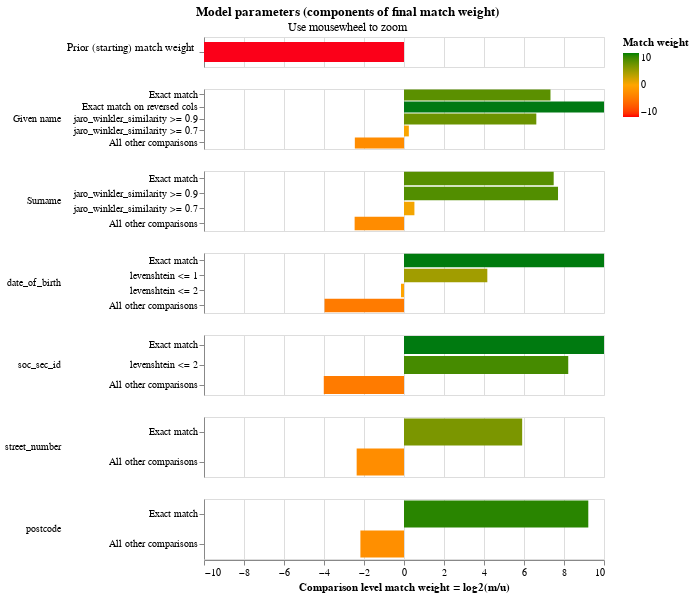

Write notebook code for a chart like this one.
### Code cell
linker.match_weights_chart()

### Figure 1 — Vega-Lite specification as saved in the notebook (floating-point values rounded to 4 significant figures)
{"$schema": "https://vega.github.io/schema/vega-lite/v5.2.json", "config": {"header": {"title": null}, "mark": {"tooltip": null}, "title": {"anchor": "middle"}, "view": {"height": 60, "width": 400}}, "data": {"values": [{"bayes_factor": 0.0001, "bayes_factor_description": "The probability that two random records drawn at random match is 0.000 or one in  10,000.0 records.This is equivalent to a starting match weight of -13.288.", "comparison_name": "probability_two_random_records_match", "comparison_sort_order": -1, "comparison_vector_value": 0, "has_tf_adjustments": false, "is_null_level": false, "label_for_charts": "", "log2_bayes_factor": -13.29, "m_probability": null, "m_probability_description": null, "max_comparison_vector_value": 0, "probability_two_random_records_match": 0.0001, "sql_condition": null, "tf_adjustment_column": null, "tf_adjustment_weight": null, "u_probability": null, "u_probability_description": null}, {"bayes_factor": 160.2, "bayes_factor_description": "If comparison level is `exact match` then comparison is 160.21 times more likely to be a match", "comparison_name": "Given name", "comparison_sort_order": 0, "comparison_vector_value": 4, "has_tf_adjustments": true, "is_null_level": false, "label_for_charts": "Exact match", "log2_bayes_factor": 7.324, "m_probability": 0.5901, "m_probability_description": "Amongst matching record comparisons, 59.01% of records are in the exact match comparison level", "max_comparison_vector_value": 4, "probability_two_random_records_match": 0.0001, "sql_condition": "\"given_name_l\" = \"given_name_r\"", "tf_adjustment_column": "given_name", "tf_adjustment_weight": 1, "u_probability": 0.003683, "u_probability_description": "Amongst non-matching record comparisons, 0.37% of records are in the exact match comparison level"}, {"bayes_factor": 2153.0, "bayes_factor_description": "If comparison level is `exact match on reversed cols` then comparison is 2,152.57 times more likely to be a match", "comparison_name": "Given name", "comparison_sort_order": 0, "comparison_vector_value": 3, "has_tf_adjustments": false, "is_null_level": false, "label_for_charts": "Exact match on reversed cols", "log2_bayes_factor": 11.07, "m_probability": 0.04243, "m_probability_description": "Amongst matching record comparisons, 4.24% of records are in the exact match on reversed cols comparison level", "max_comparison_vector_value": 4, "probability_two_random_records_match": 0.0001, "sql_condition": "\"given_name_l\" = \"surname_r\" and \"given_name_r\" = \"surname_l\"", "tf_adjustment_column": null, "tf_adjustment_weight": 1, "u_probability": 1.971e-05, "u_probability_description": "Amongst non-matching record comparisons, 0.00% of records are in the exact match on reversed cols comparison level"}, {"bayes_factor": 98.07, "bayes_factor_description": "If comparison level is `jaro_winkler_similarity >= 0.9` then comparison is 98.07 times more likely to be a match", "comparison_name": "Given name", "comparison_sort_order": 0, "comparison_vector_value": 2, "has_tf_adjustments": false, "is_null_level": false, "label_for_charts": "jaro_winkler_similarity >= 0.9", "log2_bayes_factor": 6.616, "m_probability": 0.1633, "m_probability_description": "Amongst matching record comparisons, 16.33% of records are in the jaro_winkler_similarity >= 0.9 comparison level", "max_comparison_vector_value": 4, "probability_two_random_records_match": 0.0001, "sql_condition": "jaro_winkler_similarity(\"given_name_l\", \"given_name_r\") >= 0.9", "tf_adjustment_column": null, "tf_adjustment_weight": 1, "u_probability": 0.001665, "u_probability_description": "Amongst non-matching record comparisons, 0.17% of records are in the jaro_winkler_similarity >= 0.9 comparison level"}, {"bayes_factor": 1.182, "bayes_factor_description": "If comparison level is `jaro_winkler_similarity >= 0.7` then comparison is 1.18 times more likely to be a match", "comparison_name": "Given name", "comparison_sort_order": 0, "comparison_vector_value": 1, "has_tf_adjustments": false, "is_null_level": false, "label_for_charts": "jaro_winkler_similarity >= 0.7", "log2_bayes_factor": 0.2415, "m_probability": 0.02731, "m_probability_description": "Amongst matching record comparisons, 2.73% of records are in the jaro_winkler_similarity >= 0.7 comparison level", "max_comparison_vector_value": 4, "probability_two_random_records_match": 0.0001, "sql_condition": "jaro_winkler_similarity(\"given_name_l\", \"given_name_r\") >= 0.7", "tf_adjustment_column": null, "tf_adjustment_weight": 1, "u_probability": 0.0231, "u_probability_description": "Amongst non-matching record comparisons, 2.31% of records are in the jaro_winkler_similarity >= 0.7 comparison level"}, {"bayes_factor": 0.182, "bayes_factor_description": "If comparison level is `all other comparisons` then comparison is  5.50 times less likely to be a match", "comparison_name": "Given name", "comparison_sort_order": 0, "comparison_vector_value": 0, "has_tf_adjustments": false, "is_null_level": false, "label_for_charts": "All other comparisons", "log2_bayes_factor": -2.458, "m_probability": 0.1768, "m_probability_description": "Amongst matching record comparisons, 17.68% of records are in the all other comparisons comparison level", "max_comparison_vector_value": 4, "probability_two_random_records_match": 0.0001, "sql_condition": "ELSE", "tf_adjustment_column": null, "tf_adjustment_weight": 1, "u_probability": 0.9715, "u_probability_description": "Amongst non-matching record comparisons, 97.15% of records are in the all other comparisons comparison level"}, {"bayes_factor": 179.1, "bayes_factor_description": "If comparison level is `exact match` then comparison is 179.08 times more likely to be a match", "comparison_name": "Surname", "comparison_sort_order": 1, "comparison_vector_value": 3, "has_tf_adjustments": true, "is_null_level": false, "label_for_charts": "Exact match", "log2_bayes_factor": 7.484, "m_probability": 0.5719, "m_probability_description": "Amongst matching record comparisons, 57.19% of records are in the exact match comparison level", "max_comparison_vector_value": 3, "probability_two_random_records_match": 0.0001, "sql_condition": "\"surname_l\" = \"surname_r\"", "tf_adjustment_column": "surname", "tf_adjustment_weight": 1, "u_probability": 0.003194, "u_probability_description": "Amongst non-matching record comparisons, 0.32% of records are in the exact match comparison level"}, {"bayes_factor": 208.1, "bayes_factor_description": "If comparison level is `jaro_winkler_similarity >= 0.9` then comparison is 208.08 times more likely to be a match", "comparison_name": "Surname", "comparison_sort_order": 1, "comparison_vector_value": 2, "has_tf_adjustments": false, "is_null_level": false, "label_for_charts": "jaro_winkler_similarity >= 0.9", "log2_bayes_factor": 7.701, "m_probability": 0.2308, "m_probability_description": "Amongst matching record comparisons, 23.08% of records are in the jaro_winkler_similarity >= 0.9 comparison level", "max_comparison_vector_value": 3, "probability_two_random_records_match": 0.0001, "sql_condition": "jaro_winkler_similarity(\"surname_l\", \"surname_r\") >= 0.9", "tf_adjustment_column": null, "tf_adjustment_weight": 1, "u_probability": 0.001109, "u_probability_description": "Amongst non-matching record comparisons, 0.11% of records are in the jaro_winkler_similarity >= 0.9 comparison level"}, {"bayes_factor": 1.434, "bayes_factor_description": "If comparison level is `jaro_winkler_similarity >= 0.7` then comparison is 1.43 times more likely to be a match", "comparison_name": "Surname", "comparison_sort_order": 1, "comparison_vector_value": 1, "has_tf_adjustments": false, "is_null_level": false, "label_for_charts": "jaro_winkler_similarity >= 0.7", "log2_bayes_factor": 0.5205, "m_probability": 0.01991, "m_probability_description": "Amongst matching record comparisons, 1.99% of records are in the jaro_winkler_similarity >= 0.7 comparison level", "max_comparison_vector_value": 3, "probability_two_random_records_match": 0.0001, "sql_condition": "jaro_winkler_similarity(\"surname_l\", \"surname_r\") >= 0.7", "tf_adjustment_column": null, "tf_adjustment_weight": 1, "u_probability": 0.01388, "u_probability_description": "Amongst non-matching record comparisons, 1.39% of records are in the jaro_winkler_similarity >= 0.7 comparison level"}, {"bayes_factor": 0.1807, "bayes_factor_description": "If comparison level is `all other comparisons` then comparison is  5.53 times less likely to be a match", "comparison_name": "Surname", "comparison_sort_order": 1, "comparison_vector_value": 0, "has_tf_adjustments": false, "is_null_level": false, "label_for_charts": "All other comparisons", "log2_bayes_factor": -2.469, "m_probability": 0.1774, "m_probability_description": "Amongst matching record comparisons, 17.74% of records are in the all other comparisons comparison level", "max_comparison_vector_value": 3, "probability_two_random_records_match": 0.0001, "sql_condition": "ELSE", "tf_adjustment_column": null, "tf_adjustment_weight": 1, "u_probability": 0.9818, "u_probability_description": "Amongst non-matching record comparisons, 98.18% of records are in the all other comparisons comparison level"}, {"bayes_factor": 1700.0, "bayes_factor_description": "If comparison level is `exact match` then comparison is 1,700.36 times more likely to be a match", "comparison_name": "date_of_birth", "comparison_sort_order": 2, "comparison_vector_value": 3, "has_tf_adjustments": true, "is_null_level": false, "label_for_charts": "Exact match", "log2_bayes_factor": 10.73, "m_probability": 0.9084, "m_probability_description": "Amongst matching record comparisons, 90.84% of records are in the exact match comparison level", "max_comparison_vector_value": 3, "probability_two_random_records_match": 0.0001, "sql_condition": "\"date_of_birth_l\" = \"date_of_birth_r\"", "tf_adjustment_column": "date_of_birth", "tf_adjustment_weight": 1, "u_probability": 0.0005342, "u_probability_description": "Amongst non-matching record comparisons, 0.05% of records are in the exact match comparison level"}, {"bayes_factor": 17.95, "bayes_factor_description": "If comparison level is `levenshtein <= 1` then comparison is 17.95 times more likely to be a match", "comparison_name": "date_of_birth", "comparison_sort_order": 2, "comparison_vector_value": 2, "has_tf_adjustments": false, "is_null_level": false, "label_for_charts": "levenshtein <= 1", "log2_bayes_factor": 4.166, "m_probability": 0.01702, "m_probability_description": "Amongst matching record comparisons, 1.70% of records are in the levenshtein <= 1 comparison level", "max_comparison_vector_value": 3, "probability_two_random_records_match": 0.0001, "sql_condition": "levenshtein(\"date_of_birth_l\", \"date_of_birth_r\") <= 1", "tf_adjustment_column": null, "tf_adjustment_weight": 1, "u_probability": 0.0009483, "u_probability_description": "Amongst non-matching record comparisons, 0.09% of records are in the levenshtein <= 1 comparison level"}, {"bayes_factor": 0.9005, "bayes_factor_description": "If comparison level is `levenshtein <= 2` then comparison is  1.11 times less likely to be a match", "comparison_name": "date_of_birth", "comparison_sort_order": 2, "comparison_vector_value": 1, "has_tf_adjustments": false, "is_null_level": false, "label_for_charts": "levenshtein <= 2", "log2_bayes_factor": -0.1513, "m_probability": 0.0118, "m_probability_description": "Amongst matching record comparisons, 1.18% of records are in the levenshtein <= 2 comparison level", "max_comparison_vector_value": 3, "probability_two_random_records_match": 0.0001, "sql_condition": "levenshtein(\"date_of_birth_l\", \"date_of_birth_r\") <= 2", "tf_adjustment_column": null, "tf_adjustment_weight": 1, "u_probability": 0.01311, "u_probability_description": "Amongst non-matching record comparisons, 1.31% of records are in the levenshtein <= 2 comparison level"}, {"bayes_factor": 0.0637, "bayes_factor_description": "If comparison level is `all other comparisons` then comparison is  15.70 times less likely to be a match", "comparison_name": "date_of_birth", "comparison_sort_order": 2, "comparison_vector_value": 0, "has_tf_adjustments": false, "is_null_level": false, "label_for_charts": "All other comparisons", "log2_bayes_factor": -3.973, "m_probability": 0.06277, "m_probability_description": "Amongst matching record comparisons, 6.28% of records are in the all other comparisons comparison level", "max_comparison_vector_value": 3, "probability_two_random_records_match": 0.0001, "sql_condition": "ELSE", "tf_adjustment_column": null, "tf_adjustment_weight": 1, "u_probability": 0.9854, "u_probability_description": "Amongst non-matching record comparisons, 98.54% of records are in the all other comparisons comparison level"}, {"bayes_factor": 1883.0, "bayes_factor_description": "If comparison level is `exact match` then comparison is 1,883.10 times more likely to be a match", "comparison_name": "soc_sec_id", "comparison_sort_order": 3, "comparison_vector_value": 2, "has_tf_adjustments": false, "is_null_level": false, "label_for_charts": "Exact match", "log2_bayes_factor": 10.88, "m_probability": 0.8585, "m_probability_description": "Amongst matching record comparisons, 85.85% of records are in the exact match comparison level", "max_comparison_vector_value": 2, "probability_two_random_records_match": 0.0001, "sql_condition": "\"soc_sec_id_l\" = \"soc_sec_id_r\"", "tf_adjustment_column": null, "tf_adjustment_weight": 1, "u_probability": 0.0004559, "u_probability_description": "Amongst non-matching record comparisons, 0.05% of records are in the exact match comparison level"}, {"bayes_factor": 296.6, "bayes_factor_description": "If comparison level is `levenshtein <= 2` then comparison is 296.56 times more likely to be a match", "comparison_name": "soc_sec_id", "comparison_sort_order": 3, "comparison_vector_value": 1, "has_tf_adjustments": false, "is_null_level": false, "label_for_charts": "levenshtein <= 2", "log2_bayes_factor": 8.212, "m_probability": 0.07953, "m_probability_description": "Amongst matching record comparisons, 7.95% of records are in the levenshtein <= 2 comparison level", "max_comparison_vector_value": 2, "probability_two_random_records_match": 0.0001, "sql_condition": "levenshtein(\"soc_sec_id_l\", \"soc_sec_id_r\") <= 2", "tf_adjustment_column": null, "tf_adjustment_weight": 1, "u_probability": 0.0002682, "u_probability_description": "Amongst non-matching record comparisons, 0.03% of records are in the levenshtein <= 2 comparison level"}, {"bayes_factor": 0.06202, "bayes_factor_description": "If comparison level is `all other comparisons` then comparison is  16.12 times less likely to be a match", "comparison_name": "soc_sec_id", "comparison_sort_order": 3, "comparison_vector_value": 0, "has_tf_adjustments": false, "is_null_level": false, "label_for_charts": "All other comparisons", "log2_bayes_factor": -4.011, "m_probability": 0.06198, "m_probability_description": "Amongst matching record comparisons, 6.20% of records are in the all other comparisons comparison level", "max_comparison_vector_value": 2, "probability_two_random_records_match": 0.0001, "sql_condition": "ELSE", "tf_adjustment_column": null, "tf_adjustment_weight": 1, "u_probability": 0.9993, "u_probability_description": "Amongst non-matching record comparisons, 99.93% of records are in the all other comparisons comparison level"}, {"bayes_factor": 60.07, "bayes_factor_description": "If comparison level is `exact match` then comparison is 60.07 times more likely to be a match", "comparison_name": "street_number", "comparison_sort_order": 4, "comparison_vector_value": 1, "has_tf_adjustments": true, "is_null_level": false, "label_for_charts": "Exact match", "log2_bayes_factor": 5.909, "m_probability": 0.8088, "m_probability_description": "Amongst matching record comparisons, 80.88% of records are in the exact match comparison level", "max_comparison_vector_value": 1, "probability_two_random_records_match": 0.0001, "sql_condition": "\"street_number_l\" = \"street_number_r\"", "tf_adjustment_column": "street_number", "tf_adjustment_weight": 1, "u_probability": 0.01346, "u_probability_description": "Amongst non-matching record comparisons, 1.35% of records are in the exact match comparison level"}, {"bayes_factor": 0.1938, "bayes_factor_description": "If comparison level is `all other comparisons` then comparison is  5.16 times less likely to be a match", "comparison_name": "street_number", "comparison_sort_order": 4, "comparison_vector_value": 0, "has_tf_adjustments": false, "is_null_level": false, "label_for_charts": "All other comparisons", "log2_bayes_factor": -2.367, "m_probability": 0.1912, "m_probability_description": "Amongst matching record comparisons, 19.12% of records are in the all other comparisons comparison level", "max_comparison_vector_value": 1, "probability_two_random_records_match": 0.0001, "sql_condition": "ELSE", "tf_adjustment_column": null, "tf_adjustment_weight": 1, "u_probability": 0.9865, "u_probability_description": "Amongst non-matching record comparisons, 98.65% of records are in the all other comparisons comparison level"}, {"bayes_factor": 594.2, "bayes_factor_description": "If comparison level is `exact match` then comparison is 594.21 times more likely to be a match", "comparison_name": "postcode", "comparison_sort_order": 5, "comparison_vector_value": 1, "has_tf_adjustments": true, "is_null_level": false, "label_for_charts": "Exact match", "log2_bayes_factor": 9.215, "m_probability": 0.7796, "m_probability_description": "Amongst matching record comparisons, 77.96% of records are in the exact match comparison level", "max_comparison_vector_value": 1, "probability_two_random_records_match": 0.0001, "sql_condition": "\"postcode_l\" = \"postcode_r\"", "tf_adjustment_column": "postcode", "tf_adjustment_weight": 1, "u_probability": 0.001312, "u_probability_description": "Amongst non-matching record comparisons, 0.13% of records are in the exact match comparison level"}, {"bayes_factor": 0.2207, "bayes_factor_description": "If comparison level is `all other comparisons` then comparison is  4.53 times less likely to be a match", "comparison_name": "postcode", "comparison_sort_order": 5, "comparison_vector_value": 0, "has_tf_adjustments": false, "is_null_level": false, "label_for_charts": "All other comparisons", "log2_bayes_factor": -2.18, "m_probability": 0.2204, "m_probability_description": "Amongst matching record comparisons, 22.04% of records are in the all other comparisons comparison level", "max_comparison_vector_value": 1, "probability_two_random_records_match": 0.0001, "sql_condition": "ELSE", "tf_adjustment_column": null, "tf_adjustment_weight": 1, "u_probability": 0.9987, "u_probability_description": "Amongst non-matching record comparisons, 99.87% of records are in the all other comparisons comparison level"}]}, "resolve": {"axis": {"y": "independent"}, "scale": {"y": "independent"}}, "selection": {"zoom_selector": {"bind": "scales", "encodings": ["x"], "type": "interval"}}, "title": {"subtitle": "Use mousewheel to zoom", "text": "Model parameters (components of final match weight)"}, "vconcat": [{"encoding": {"color": {"field": "log2_bayes_factor", "scale": {"domain": [-10, 0, 10], "range": ["red", "orange", "green"]}, "title": "Match weight", "type": "quantitative"}, "tooltip": [{"field": "comparison_name", "title": "Comparison name", "type": "nominal"}, {"field": "probability_two_random_records_match", "format": ".4f", "title": "Probability two random records match", "type": "nominal"}, {"field": "log2_bayes_factor", "format": ",.4f", "title": "Equivalent match weight", "type": "quantitative"}, {"field": "bayes_factor_description", "title": "Match weight description", "type": "nominal"}], "x": {"axis": {"domain": false, "labels": false, "ticks": false, "title": ""}, "field": "log2_bayes_factor", "scale": {"domain": [-10, 10]}, "type": "quantitative"}, "y": {"axis": {"title": "Prior (starting) match weight", "titleAlign": "right", "titleAngle": 0, "titleFontWeight": "normal"}, "field": "label_for_charts", "sort": {"field": "comparison_vector_value", "order": "descending"}, "type": "nominal"}}, "height": 30, "mark": {"clip": true, "height": 20, "type": "bar"}, "selection": {"zoom_selector": {"bind": "scales", "encodings": ["x"], "type": "interval"}}, "transform": [{"filter": "(datum.comparison_name == 'probability_two_random_records_match')"}]}, {"encoding": {"color": {"field": "log2_bayes_factor", "scale": {"domain": [-10, 0, 10], "range": ["red", "orange", "green"]}, "title": "Match weight", "type": "quantitative"}, "row": {"field": "comparison_name", "header": {"labelAlign": "left", "labelAnchor": "middle", "labelAngle": 0}, "sort": {"field": "comparison_sort_order"}, "type": "nominal"}, "tooltip": [{"field": "comparison_name", "title": "Comparison name", "type": "nominal"}, {"field": "label_for_charts", "title": "Label", "type": "ordinal"}, {"field": "sql_condition", "title": "SQL condition", "type": "nominal"}, {"field": "m_probability", "format": ".4f", "title": "M probability", "type": "quantitative"}, {"field": "u_probability", "format": ".4f", "title": "U probability", "type": "quantitative"}, {"field": "bayes_factor", "format": ",.4f", "title": "Bayes factor = m/u", "type": "quantitative"}, {"field": "log2_bayes_factor", "format": ",.4f", "title": "Match weight = log2(m/u)", "type": "quantitative"}, {"field": "bayes_factor_description", "title": "Match weight description", "type": "nominal"}], "x": {"axis": {"title": "Comparison level match weight = log2(m/u)"}, "field": "log2_bayes_factor", "scale": {"domain": [-10, 10]}, "type": "quantitative"}, "y": {"axis": {"title": null}, "field": "label_for_charts", "sort": {"field": "comparison_vector_value", "order": "descending"}, "type": "nominal"}}, "mark": {"clip": true, "type": "bar"}, "resolve": {"axis": {"y": "independent"}, "scale": {"y": "independent"}}, "selection": {"zoom_selector": {"bind": "scales", "encodings": ["x"], "type": "interval"}}, "transform": [{"filter": "(datum.comparison_name != 'probability_two_random_records_match')"}]}]}
